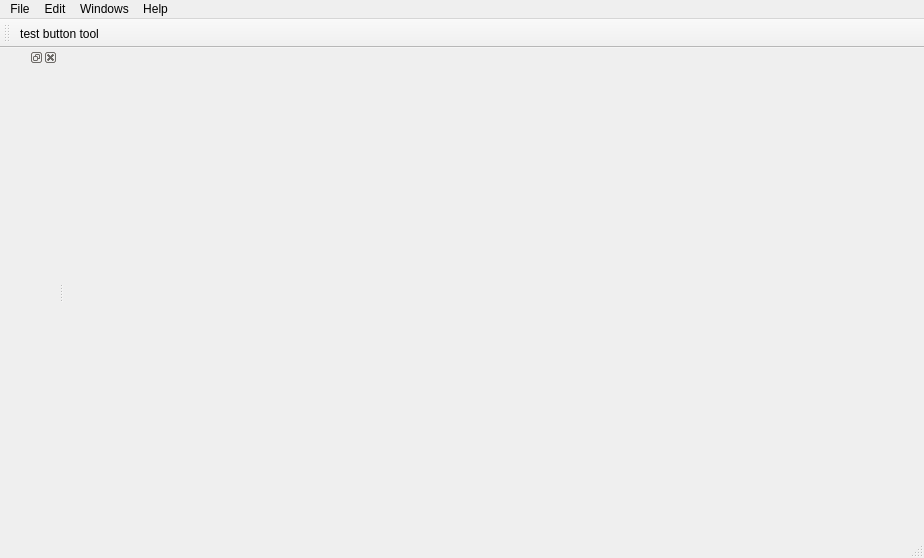
<?xml version="1.0" encoding="UTF-8"?>
<ui version="4.0">
 <class>CasaEditorClass</class>
 <widget class="QMainWindow" name="CasaEditorClass">
  <property name="geometry">
   <rect>
    <x>0</x>
    <y>0</y>
    <width>924</width>
    <height>558</height>
   </rect>
  </property>
  <property name="windowTitle">
   <string>Casa editor</string>
  </property>
  <property name="animated">
   <bool>false</bool>
  </property>
  <property name="tabShape">
   <enum>QTabWidget::Rounded</enum>
  </property>
  <widget class="QWidget" name="centralWidget">
   <layout class="QVBoxLayout" name="verticalLayout">
    <property name="sizeConstraint">
     <enum>QLayout::SetMaximumSize</enum>
    </property>
    <property name="leftMargin">
     <number>0</number>
    </property>
    <property name="topMargin">
     <number>0</number>
    </property>
    <property name="rightMargin">
     <number>0</number>
    </property>
    <property name="bottomMargin">
     <number>0</number>
    </property>
    <item>
     <widget class="GameView" name="graphicsView" native="true">
      <property name="mouseTracking">
       <bool>false</bool>
      </property>
      <property name="focusPolicy">
       <enum>Qt::NoFocus</enum>
      </property>
      <property name="contextMenuPolicy">
       <enum>Qt::DefaultContextMenu</enum>
      </property>
     </widget>
    </item>
   </layout>
  </widget>
  <widget class="QMenuBar" name="menuBar">
   <property name="geometry">
    <rect>
     <x>0</x>
     <y>0</y>
     <width>924</width>
     <height>21</height>
    </rect>
   </property>
   <widget class="QMenu" name="menuFile">
    <property name="title">
     <string>File</string>
    </property>
    <addaction name="actionOpen"/>
    <addaction name="actionSave"/>
    <addaction name="actionSave_as"/>
    <addaction name="separator"/>
    <addaction name="actionClose_project"/>
    <addaction name="separator"/>
    <addaction name="actionExit"/>
   </widget>
   <widget class="QMenu" name="menuEdit">
    <property name="title">
     <string>Edit</string>
    </property>
    <addaction name="actionUndo"/>
    <addaction name="actionRedo"/>
    <addaction name="separator"/>
    <addaction name="actionCut"/>
    <addaction name="actionCopy"/>
    <addaction name="actionPaste"/>
    <addaction name="separator"/>
   </widget>
   <widget class="QMenu" name="menuWindows">
    <property name="title">
     <string>Windows</string>
    </property>
   </widget>
   <widget class="QMenu" name="menuHelp">
    <property name="title">
     <string>Help</string>
    </property>
   </widget>
   <addaction name="menuFile"/>
   <addaction name="menuEdit"/>
   <addaction name="menuWindows"/>
   <addaction name="menuHelp"/>
  </widget>
  <widget class="QToolBar" name="mainToolBar">
   <attribute name="toolBarArea">
    <enum>TopToolBarArea</enum>
   </attribute>
   <attribute name="toolBarBreak">
    <bool>false</bool>
   </attribute>
   <addaction name="actionButtonToolTest"/>
  </widget>
  <widget class="QStatusBar" name="statusBar"/>
  <widget class="QDockWidget" name="dockWidget">
   <property name="floating">
    <bool>false</bool>
   </property>
   <property name="allowedAreas">
    <set>Qt::AllDockWidgetAreas</set>
   </property>
   <attribute name="dockWidgetArea">
    <number>1</number>
   </attribute>
  </widget>
  <action name="actionOpen">
   <property name="text">
    <string>Open</string>
   </property>
   <property name="toolTip">
    <string>Open a project</string>
   </property>
   <property name="shortcut">
    <string>Ctrl+O</string>
   </property>
  </action>
  <action name="actionSave">
   <property name="text">
    <string>Save the current project</string>
   </property>
   <property name="shortcut">
    <string>Ctrl+S</string>
   </property>
  </action>
  <action name="actionSave_as">
   <property name="text">
    <string>Save as...</string>
   </property>
  </action>
  <action name="actionExit">
   <property name="text">
    <string>Exit</string>
   </property>
  </action>
  <action name="actionClose_project">
   <property name="text">
    <string>Close project</string>
   </property>
   <property name="toolTip">
    <string>Close the current project</string>
   </property>
  </action>
  <action name="actionUndo">
   <property name="text">
    <string>Undo the last action</string>
   </property>
   <property name="shortcut">
    <string>Ctrl+Z</string>
   </property>
  </action>
  <action name="actionRedo">
   <property name="text">
    <string>Redo the last action</string>
   </property>
   <property name="shortcut">
    <string>Ctrl+Y</string>
   </property>
  </action>
  <action name="actionCut">
   <property name="text">
    <string>Cut</string>
   </property>
   <property name="shortcut">
    <string>Ctrl+X</string>
   </property>
  </action>
  <action name="actionCopy">
   <property name="text">
    <string>Copy</string>
   </property>
   <property name="shortcut">
    <string>Ctrl+C</string>
   </property>
  </action>
  <action name="actionPaste">
   <property name="text">
    <string>Paste</string>
   </property>
   <property name="shortcut">
    <string>Ctrl+V</string>
   </property>
  </action>
  <action name="actionButtonToolTest">
   <property name="text">
    <string>test button tool</string>
   </property>
   <property name="toolTip">
    <string>sdvsd</string>
   </property>
  </action>
 </widget>
 <layoutdefault spacing="6" margin="11"/>
 <customwidgets>
  <customwidget>
   <class>GameView</class>
   <extends>QWidget</extends>
   <header>GameView.h</header>
   <container>1</container>
  </customwidget>
 </customwidgets>
 <resources/>
 <connections/>
 <slots>
  <slot>OpenProjectItemMenuClicked()</slot>
  <slot>SaveProjectItemMenuClicked()</slot>
  <slot>SaveAsProjectItemMenuClicked()</slot>
  <slot>ContextMenuClicked(QPoint)</slot>
 </slots>
</ui>
